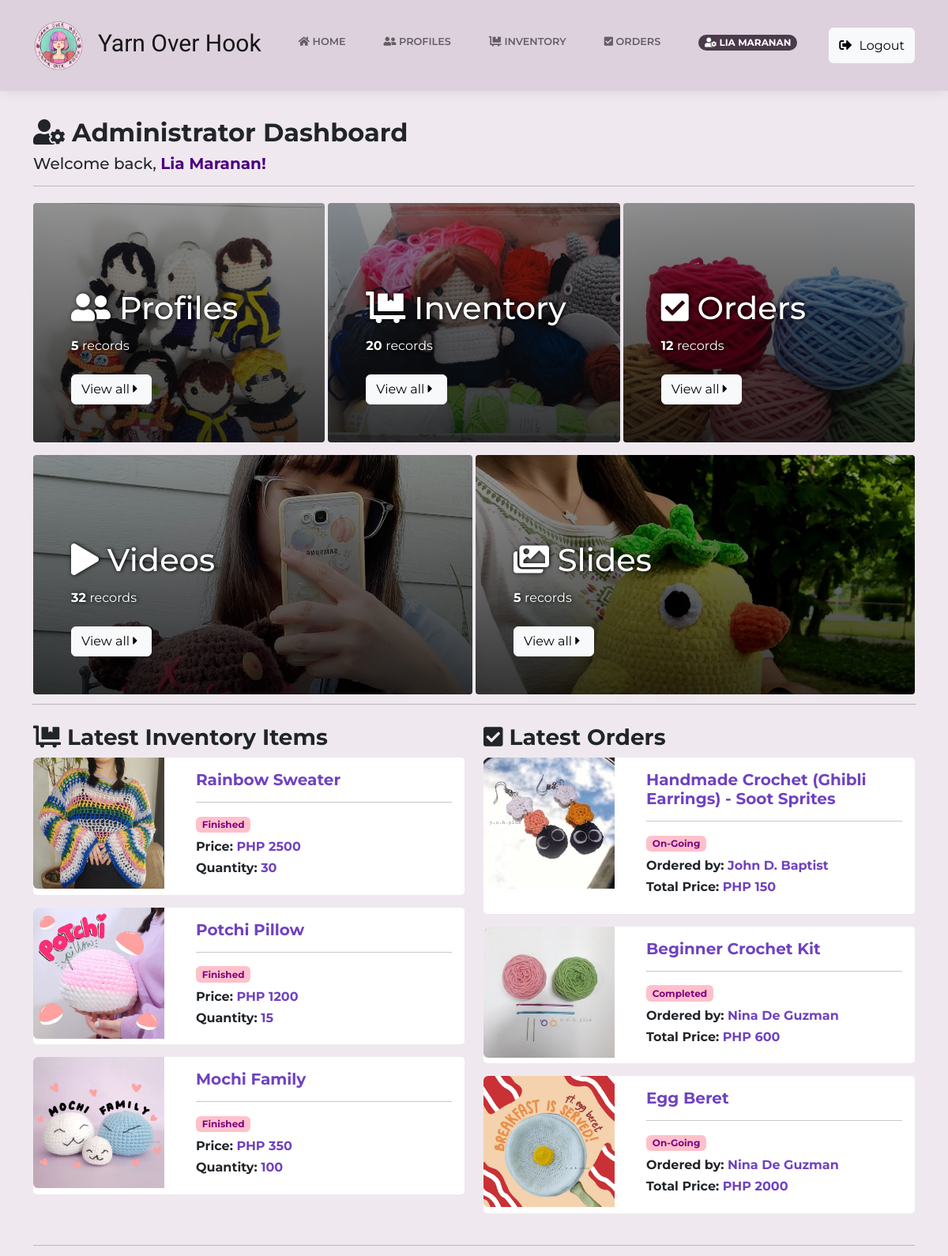
The page / (signed in, upper part) on the database as committed earlier.
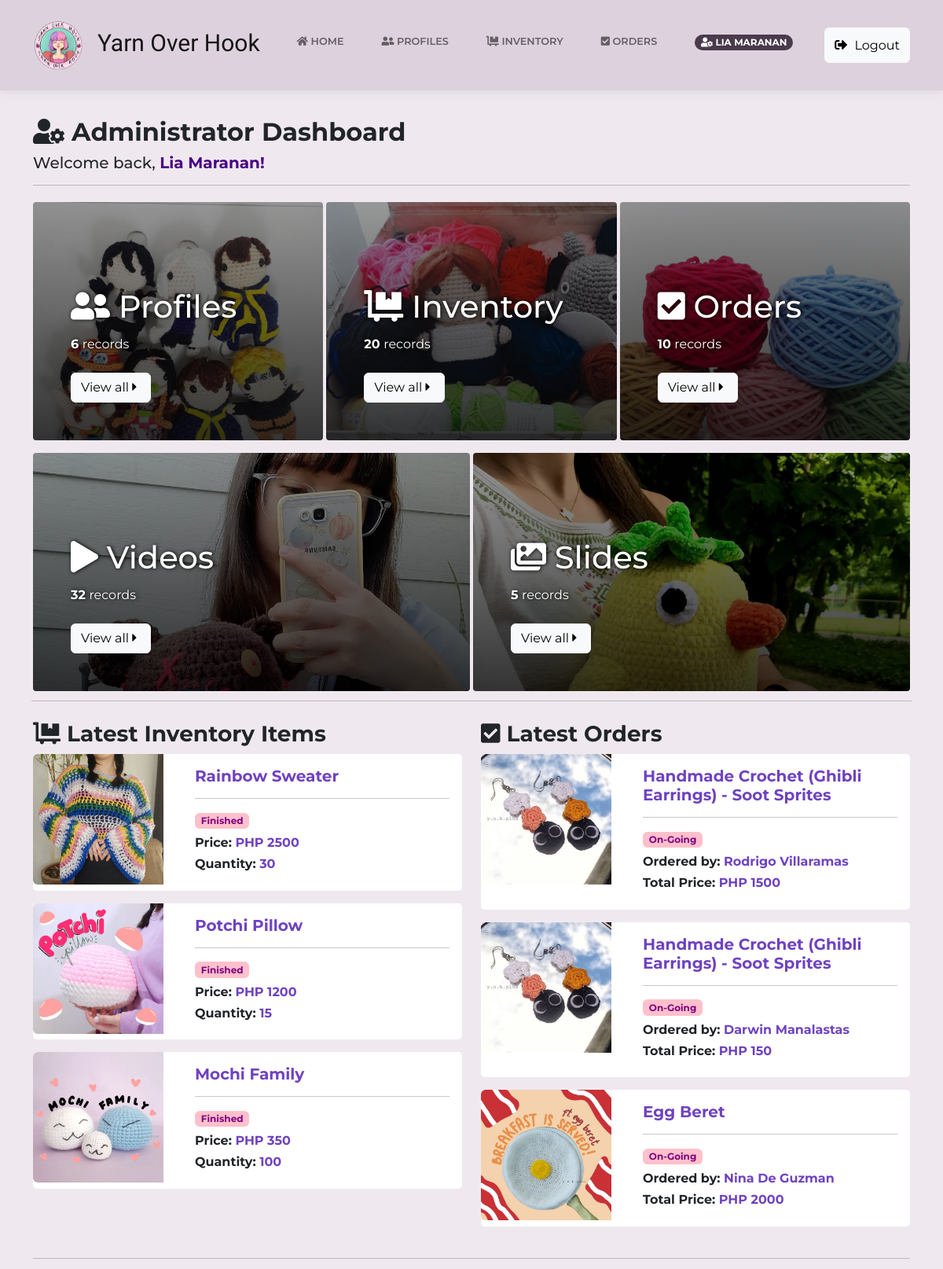
The same page on the database as committed later.
### tables this page shows
CREATE TABLE `inventory_db` (
  `id` bigint(20) NOT NULL,
  `ItemID` bigint(20) NOT NULL,
  `ItemName` varchar(100) NOT NULL,
  `ItemImg` varchar(255) NOT NULL,
  `ItemDesc` text NOT NULL,
  `ItemType` varchar(255) NOT NULL,
  `TypeID` int(11) NOT NULL,
  `ItemPrice` int(12) NOT NULL,
  `ItemQty` int(12) NOT NULL,
  `created_at` timestamp NOT NULL DEFAULT current_timestamp() ON UPDATE current_timestamp()
);

CREATE TABLE `orders_db` (
  `OrderID` bigint(20) NOT NULL,
  `ItemID` bigint(20) NOT NULL,
  `c_id` bigint(12) NOT NULL,
  `cust_status` int(11) NOT NULL DEFAULT 1,
  `OrderQty` int(11) NOT NULL,
  `OrderType` varchar(255) NOT NULL,
  `TypeID` int(11) NOT NULL,
  `OrderDate` timestamp NOT NULL DEFAULT current_timestamp() ON UPDATE current_timestamp(),
  `PaymentDue` date DEFAULT NULL,
  `OrderTotal` int(12) NOT NULL,
  `proof_img` varchar(255) NOT NULL,
  `p_mode` varchar(255) NOT NULL,
  `tracking_no` varchar(255) NOT NULL,
  `courier_id` varchar(255) NOT NULL,
  `pay_status` varchar(255) NOT NULL,
  `MaterialUsed` varchar(150) NOT NULL,
  `MaterialQty` int(20) NOT NULL
);

CREATE TABLE `cust_profile` (
  `id` bigint(20) NOT NULL,
  `c_id` bigint(12) NOT NULL,
  `c_name` varchar(60) NOT NULL,
  `c_label` varchar(255) NOT NULL,
  `region` varchar(60) NOT NULL,
  `city` varchar(60) NOT NULL,
  `street` varchar(60) NOT NULL,
  `barangay` varchar(60) NOT NULL,
  `phone_no` varchar(20) NOT NULL,
  `zip_code` int(12) NOT NULL,
  `unit_no` int(11) NOT NULL,
  `date` timestamp NOT NULL DEFAULT current_timestamp() ON UPDATE current_timestamp(),
  `address` varchar(150) NOT NULL,
  `login_id` bigint(12) NOT NULL,
  `unique_id` int(5) NOT NULL DEFAULT 1,
  `cust_status` int(1) NOT NULL DEFAULT 0
);

### index.php (called while the page is built)
<?php
	require 'HomePage.php';
?>

### views/admin_dashboard.php (the view, shortened to what the changed rows need)
<?php
    $profile_count = "SELECT COUNT(*) FROM cust_profile WHERE cust_status='1'";
    $result_prof = mysqli_query($con, $profile_count);
    $profiles = mysqli_fetch_array($result_prof)[0];
    $inventory_count = "SELECT COUNT(*) FROM inventory_db";
    $result_inv = mysqli_query($con, $inventory_count);
    $inventory = mysqli_fetch_array($result_inv)[0];
    $order_count = "SELECT COUNT(*) FROM orders_db";
    $result_order = mysqli_query($con, $order_count);
    $orders = mysqli_fetch_array($result_order)[0];
    $video_count = "SELECT COUNT(*) FROM videos";
    $result_vid = mysqli_query($con, $video_count);
    $videos = mysqli_fetch_array($result_vid)[0];
    $slide_count = "SELECT COUNT(*) FROM slides";
    $result_slide = mysqli_query($con, $slide_count);
    $slides = mysqli_fetch_array($result_slide)[0];
    $item_inv = "SELECT * FROM inventory_db ORDER BY ItemID DESC LIMIT 3";
	$result_inv2 = mysqli_query($con, $item_inv);
	$latest_inv = mysqli_fetch_all($result_inv2, MYSQLI_ASSOC);
    $item_order = "SELECT * FROM orders_db INNER JOIN inventory_db
    ON orders_db.ItemID = inventory_db.ItemID INNER JOIN cust_profile
    ON orders_db.c_id = cust_profile.c_id
    WHERE cust_profile.cust_status = '1' ORDER BY OrderID DESC LIMIT 3";
	$result_order2 = mysqli_query($con, $item_order);
	$latest_order = mysqli_fetch_all($result_order2, MYSQLI_ASSOC);
?>
<div class="container my-5">
    <div class="admin-welcome mt-3">
        <h2><strong> <i class="fas fa-user-cog"></i> Administrator Dashboard </strong></h2>
        <h5> Welcome back, <span style="color:indigo; font-weight:bold;"><?php echo $_SESSION['cust_name']; ?>!</h5><hr>
    </div>
    <div class="row justify-content-center g-1">
        <div class="col-md-4 my-2">
            <div class="h-100 p-5 text-white bg-dark rounded-1 yoh-card-ins" style="background-image: linear-gradient(to bottom, rgba(0,0,0,0.4) 0%,rgba(0,0,0,0.8) 100%), url('assets/img/dashboard/profiles.jpg');">
                <h1 class="pt-5 my-3 lh-1" style="text-shadow: #000 1px 0 5px;"><i class="fas fa-user-friends"></i> Profiles </h1>
                <p style="text-shadow: #000 1px 0 5px;"><strong> <?php echo $profiles ?> </strong> records</p>
                <a class="btn btn-light mt-2" href="CustomerProfileListAdmin.php" role="button">View all <i class="fas fa-caret-right"></i></a>
            </div>
        </div>
        <div class="col-md-4 my-2">
            <div class="h-100 p-5 text-white bg-dark rounded-1 yoh-card-ins" style="background-image: linear-gradient(to bottom, rgba(0,0,0,0.4) 0%,rgba(0,0,0,0.8) 100%), url('assets/img/dashboard/inventory.jpg');">
                <h1 class="pt-5 my-3 lh-1" style="text-shadow: #000 1px 0 5px;"><i class="fas fa-dolly-flatbed"></i> Inventory </h1>
                <p style="text-shadow: #000 1px 0 5px;"><strong> <?php echo $inventory ?> </strong>records</p>
                <a class="btn btn-light mt-2" href="Inventory.php" role="button">View all <i class="fas fa-caret-right"></i></a>
            </div>
        </div>
        <div class="col-md-4 my-2">
            <div class="h-100 p-5 text-white bg-dark rounded-1 yoh-card-ins" style="background-image: linear-gradient(to bottom, rgba(0,0,0,0.4) 0%,rgba(0,0,0,0.8) 100%), url('assets/img/dashboard/orders.jpg');">
                <h1 class="pt-5 my-3 lh-1" style="text-shadow: #000 1px 0 5px;"><i class="fas fa-check-square"></i> Orders </h1>
                <p style="text-shadow: #000 1px 0 5px;"><strong> <?php echo $orders ?> </strong> records</p>
                <a class="btn btn-light mt-2" href="OrdersAdminView.php" role="button">View all <i class="fas fa-caret-right"></i></a>
            </div>
        </div>
        <div class="col-md-6 my-2">
            <div class="h-100 p-5 text-white bg-dark rounded-1 yoh-card-ins" style="background-image: linear-gradient(to bottom, rgba(0,0,0,0.4) 0%,rgba(0,0,0,0.8) 100%), url('assets/img/dashboard/videos.jpg');">
                <h1 class="pt-5 my-3 lh-1" style="text-shadow: #000 1px 0 5px;"><i class="fas fa-play"></i> Videos </h1>
                <p style="text-shadow: #000 1px 0 5px;"><strong> <?php echo $videos ?> </strong> records</p>
                <a class="btn btn-light mt-2" href="VideosAdmin.php" role="button">View all <i class="fas fa-caret-right"></i></a>
            </div>
        </div>
        <div class="col-md-6 my-2">
            <div class="h-100 p-5 text-white bg-dark rounded-1 yoh-card-ins" style="background-image: linear-gradient(to bottom, rgba(0,0,0,0.4) 0%,rgba(0,0,0,0.8) 100%), url('assets/img/dashboard/slides.jpg');">
                <h1 class="pt-5 my-3 lh-1" style="text-shadow: #000 1px 0 5px;"><i class="fas fa-images"></i> Slides </h1>
                <p style="text-shadow: #000 1px 0 5px;"><strong> <?php echo $slides ?> </strong> records</p>
                <a class="btn btn-light mt-2" href="SlidesAdmin.php" role="button">View all <i class="fas fa-caret-right"></i></a>
            </div>
        </div><hr>
    </div>
    <div class="row justify-content-center">
        <div class="col-md-6 my-2">
            <h3><strong> <i class="fas fa-dolly-flatbed"></i> Latest Inventory Items </strong></h3>
            <?php foreach($latest_inv as $inv): ?>
            <div class="card">
                <div class="row">
                    <div class="col-md-4 col-4">
                        <a style="color:rgb(111,66,193);" href="InventoryItem.php?id=<?php echo $inv['ItemID']; ?>">
                            <div class="card-seg-thumbnail">
                                <img src="<?php echo $inv['ItemImg']; ?>" class="img-fluid rounded-start" title="<?php echo $inv['ItemName']; ?>" alt="<?php echo $inv['ItemName']; ?>">
                            </div>
                        </a>
                    </div>
                    <div class="col-md-8 col-8">
                        <div class="card-body">
                            <a style="color:rgb(111,66,193);font-weight:bold;text-decoration:none;" href="InventoryItem.php?id=<?php echo $inv['ItemID']; ?>"><h5 style="font-weight:bold;"><?php echo $inv['ItemName']; ?></h5></a><hr>
                            <h6 style="font-weight:bold;"><span class="badge" style="background-color:pink; border-color: pink; color:purple;"><?php echo $inv['ItemType']; ?></span></h6>
                            <h6 style="font-weight:bold;">Price:  <span style="color:rgb(111,66,193);"> PHP <?php echo $inv['ItemPrice']; ?></h6>
                            <h6 style="font-weight:bold;">Quantity: <span style="color:rgb(111,66,193);"><?php echo $inv['ItemQty']; ?></h6>
                        </div>
                    </div>
                </div>
            </div>
            <?php endforeach; ?>
        </div>
        <div class="col-md-6 my-2">
            <h3><strong> <i class="fas fa-check-square"></i> Latest Orders </strong></h3>
            <?php foreach($latest_order as $order): ?>
            <div class="card">
                <div class="row">
                    <div class="col-md-4 col-4">
                        <a style="color:rgb(111,66,193);font-weight:bold;text-decoration:none;" href="OrderPageAdmin.php?id=<?php echo $order['OrderID']; ?>">
                            <div class="card-seg-thumbnail">
                                <img src="<?php echo $order['ItemImg']; ?>" class="img-fluid rounded-start" title="<?php echo $order['ItemName']; ?>" alt="<?php echo $order['ItemName']; ?>">
                            </div>
                        </a>
                    </div>
                    <div class="col-md-8 col-8">
                        <div class="card-body">
                            <a style="color:rgb(111,66,193);font-weight:bold;text-decoration:none;" href="OrderPageAdmin.php?id=<?php echo $order['OrderID']; ?>"><h5 style="font-weight:bold;"><?php echo $order['ItemName']; ?></h5></a><hr>
                            <h6 style="font-weight:bold;"><span class="badge" style="background-color:pink; border-color: pink; color:purple;"><?php echo $order['OrderType']; ?></span></h6>
                            <h6 style="font-weight:bold;">Ordered by: <span style="color:rgb(111,66,193);"><?php echo $order['c_name']; ?></h6>
                            <h6 style="font-weight:bold;">Total Price:  <span style="color:rgb(111,66,193);"> PHP <?php echo $order['OrderTotal']; ?></h6>
                        </div>
                    </div>
                </div>
            </div>
            <?php endforeach; ?>
        </div>
    </div><hr>
</div>

Rows that differ between the two databases and show on the page:
removed orders_db: inventory_db.ItemImg (picture), inventory_db.ItemName "Handmade Crochet (Ghibli Earrings) - Soot Sprites", OrderType "On-Going", cust_profile.c_name "John D. Baptist", OrderTotal "150"
removed orders_db: inventory_db.ItemImg (picture), inventory_db.ItemName "Beginner Crochet Kit", OrderType "Completed", cust_profile.c_name "Nina De Guzman", OrderTotal "600"
added orders_db: inventory_db.ItemImg (picture), inventory_db.ItemName "Handmade Crochet (Ghibli Earrings) - Soot Sprites", OrderType "On-Going", cust_profile.c_name "Rodrigo Villaramas", OrderTotal "1500"
added orders_db: inventory_db.ItemImg (picture), inventory_db.ItemName "Handmade Crochet (Ghibli Earrings) - Soot Sprites", OrderType "On-Going", cust_profile.c_name "Darwin Manalastas", OrderTotal "150"
Other text that changed with them:
$profiles: "5" → "6"
$orders: "12" → "10"
